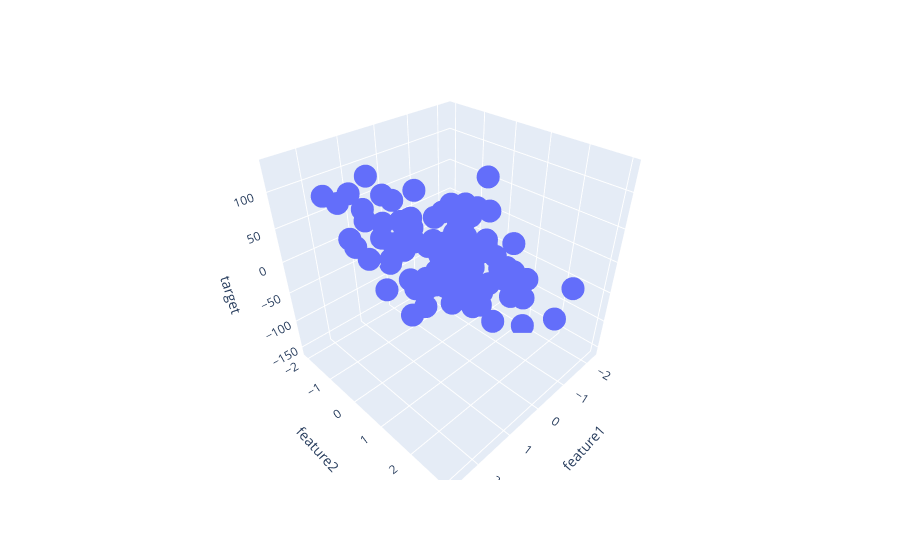

Notebook code for this chart:
### Code cell
fig = px.scatter_3d(df, x='feature1',y='feature2',z='target')

fig.show()
